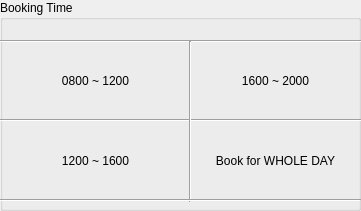
     <widget class="QGroupBox" name="time4hourbox">
      <property name="geometry">
       <rect>
        <x>10</x>
        <y>240</y>
        <width>361</width>
        <height>211</height>
       </rect>
      </property>
      <property name="title">
       <string>Booking Time</string>
      </property>
      <widget class="Line" name="line_51">
       <property name="geometry">
        <rect>
         <x>0</x>
         <y>31</y>
         <width>381</width>
         <height>20</height>
        </rect>
       </property>
       <property name="orientation">
        <enum>Qt::Horizontal</enum>
       </property>
      </widget>
      <widget class="Line" name="line_58">
       <property name="geometry">
        <rect>
         <x>0</x>
         <y>110</y>
         <width>381</width>
         <height>20</height>
        </rect>
       </property>
       <property name="orientation">
        <enum>Qt::Horizontal</enum>
       </property>
      </widget>
      <widget class="QPushButton" name="btn_8am_4">
       <property name="geometry">
        <rect>
         <x>0</x>
         <y>40</y>
         <width>191</width>
         <height>81</height>
        </rect>
       </property>
       <property name="styleSheet">
        <string notr="true"/>
       </property>
       <property name="text">
        <string>0800 ~ 1200</string>
       </property>
       <property name="autoDefault">
        <bool>false</bool>
       </property>
       <property name="flat">
        <bool>true</bool>
       </property>
      </widget>
      <widget class="QPushButton" name="btn_12pm_4">
       <property name="geometry">
        <rect>
         <x>0</x>
         <y>120</y>
         <width>191</width>
         <height>81</height>
        </rect>
       </property>
       <property name="text">
        <string>1200 ~ 1600</string>
       </property>
       <property name="flat">
        <bool>true</bool>
       </property>
      </widget>
      <widget class="QPushButton" name="btn_4pm_4">
       <property name="geometry">
        <rect>
         <x>190</x>
         <y>40</y>
         <width>171</width>
         <height>81</height>
        </rect>
       </property>
       <property name="text">
        <string>1600 ~ 2000</string>
       </property>
       <property name="flat">
        <bool>true</bool>
       </property>
      </widget>
      <widget class="Line" name="line_60">
       <property name="geometry">
        <rect>
         <x>180</x>
         <y>41</y>
         <width>20</width>
         <height>161</height>
        </rect>
       </property>
       <property name="orientation">
        <enum>Qt::Vertical</enum>
       </property>
      </widget>
      <widget class="QPushButton" name="btn_wholeday_4">
       <property name="geometry">
        <rect>
         <x>190</x>
         <y>120</y>
         <width>171</width>
         <height>81</height>
        </rect>
       </property>
       <property name="text">
        <string>Book for WHOLE DAY</string>
       </property>
       <property name="flat">
        <bool>true</bool>
       </property>
      </widget>
      <widget class="Line" name="line_61">
       <property name="geometry">
        <rect>
         <x>0</x>
         <y>190</y>
         <width>361</width>
         <height>20</height>
        </rect>
       </property>
       <property name="orientation">
        <enum>Qt::Horizontal</enum>
       </property>
      </widget>
     </widget>
